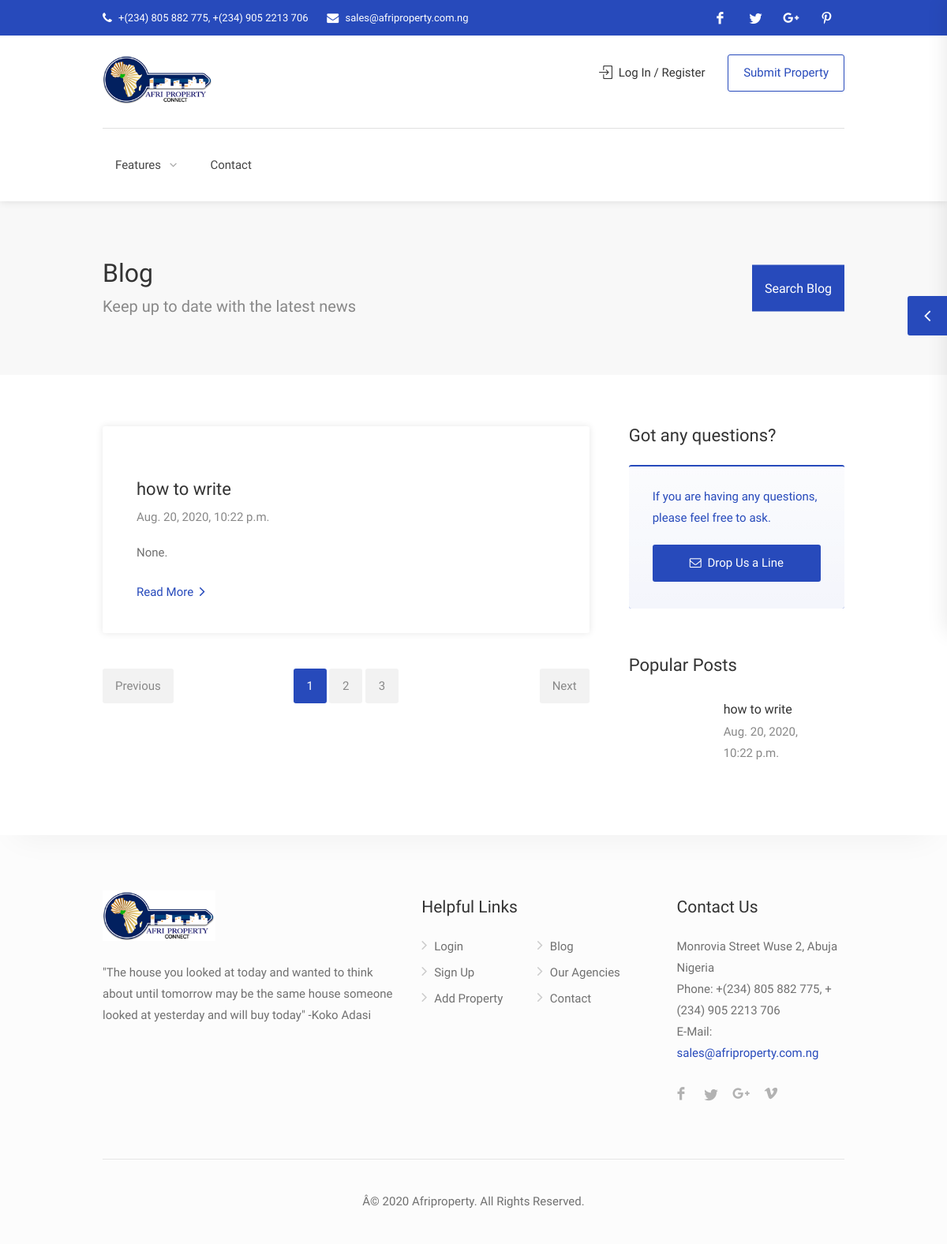
Screenshot of /blog.html with the database file from the repository.
### App/models.py (models this page shows, shortened)
class Article(models.Model):
    title=models.TextField(blank=True, null=True)
    image = models.ImageField(blank=True, null=True)
    date=models.DateTimeField(auto_now_add=True)
    summmary=models.TextField(blank=True, null=True)
    body=models.TextField(blank=True, null=True)
    author=models.TextField(blank=True, null=True)
    email = models.TextField(blank=True, null=True)
    author_description = models.TextField(blank=True, null=True)
    author_image =  models.ImageField(blank=True, null=True)
    slug = models.SlugField()
    paginate_by = 2
    def get_absolute_url(self):
        return reverse("APP:blog", kwargs={
            'slug': self.slug
        })

### App/views.py (the view)
# urls.py: path("blog.html", views.ArticleListView.as_view(), name="blog-list"),
class ArticleListView(ListView):
    model = Article
    template_name = "blog.html"
    def get_context_data(self, **kwargs):
        context = super(ArticleListView, self).get_context_data(**kwargs)
        if self.request.GET.get('comment_check')=="True":
            name=self.request.GET.get("name")
            email=self.request.GET.get("email")
            comment=self.request.GET.get("comment")
            new_comment=Comment.objects.create(name=name,email=email,comment=comment,blog=obj.title)
            new_comment.save()
        check_login=self.request.user
        if self.request.user.is_authenticated:
            context['compare'] = Comparison.objects.filter(creator=self.request.user)
        else:
            pass
        context['blogs'] = Article.objects.all()
        popular=[]
        blog=Article.objects.all()
        check=1
        for i in blog:
            if Comment.objects.filter(blog=i.title):
                if Comment.objects.filter(blog=i.title).count() > check:
                    check=Comment.objects.filter(blog=i.title).count()
                    x = Article.objects.filter(title=i.title)
                    popular.append(x)
        context['popular'] = popular[0]
        if len(popular)>2:
            context['popular_2'] = popular[1]
            context['popular_3'] = popular[2]
        return context

### App/templates/blog.html (shortened to what this page needs)
{% load static %}
<!DOCTYPE html>
<head>
 <link href="{% static 'css/style.css' %}" rel="stylesheet"/>
 <link href="{% static 'css/color.css' %}" rel="stylesheet"/>
</head>
<body>
 <div id="wrapper">
  <div class="compare-slide-menu">
   <div class="csm-trigger">
   </div>
  </div>
  <header id="header-container">
   <div id="top-bar">
    <div class="container">
     <div class="left-side">
      <ul class="top-bar-menu">
       <li>
        <i class="fa fa-phone">
        </i>
        +(234) 805 882 775, +(234) 905 2213 706
       </li>
       <li>
        <i class="fa fa-envelope">
        </i>
        <a href="#">
         sales@afriproperty.com.ng
        </a>
       </li>
      </ul>
     </div>
     <div class="right-side">
      <ul class="social-icons">
       <li>
        <a class="facebook" href="#">
        </a>
       </li>
       <li>
        <a class="twitter" href="#">
        </a>
       </li>
       <li>
        <a class="gplus" href="#">
        </a>
       </li>
       <li>
        <a class="pinterest" href="#">
        </a>
       </li>
      </ul>
     </div>
    </div>
   </div>
   <div id="header">
    <div class="container">
     <div class="left-side">
      <div id="logo">
       <a href="index.html">
        <img alt="" src="{% static 'images/logo.png' %}"/>
       </a>
      </div>
      <nav class="style-1" id="navigation">
       <ul id="responsive">
        <li>
         <a href="#">
          Features
         </a>
        </li>
        <li>
         <a href="contact.html">
          Contact
         </a>
        </li>
       </ul>
      </nav>
      <div class="clearfix">
      </div>
     </div>
     <div class="right-side">
      <div class="header-widget">
        {% if user.is_authenticated %}
        <a class="sign-in" onclick="window.location.href='logout.html'">
         <i class="fa fa-user">
         </i>
         Logout
        </a>
        {% else %}
       <a class="sign-in" href="login-register.html">
        <i class="fa fa-user">
        </i>
        Log In / Register
       </a>
       {% endif %}
       <a class="button border" href="submit-property.html">
        Submit Property
       </a>
      </div>
     </div>
    </div>
   </div>
  </header>
  <div id="titlebar">
   <div class="container">
     <div class="row">
      <div class="col-md-12">
       <h2>
        Blog
       </h2>
       <span>
        Keep up to date with the latest news
       </span>
       <nav id="breadcrumbs">
        <div class="dropdown">
          <button onclick="myFunction()" class="dropbtn">Search Blog</button>
        </div>
       </nav>
      </div>
     </div>
   </div>
  </div>
  <div class="container">
   <div class="blog-page">
    <div class="row">
     <div class="col-md-8">
      {% for item in object_list %}
      <div class="blog-post">
       <a class="post-img" href="{{item.get_absolute_url}}">
       </a>
       <div class="post-content">
        <h3>
         <a href="{{item.get_absolute_url}}">
          {{item.title}}
         </a>
        </h3>
        <ul class="post-meta">
         <li>
          {{item.date}}
         </li>
        </ul>
        <p>
         {{item.summmary}}.
        </p>
        <a class="read-more" href="{{item.get_absolute_url}}">
         Read More
         <i class="fa fa-angle-right">
         </i>
        </a>
       </div>
      </div>
      {% endfor %}
      <div class="pagination-container">
       <nav class="pagination">
        <ul>
         <li>
          <a class="current-page" href="#">
           1
          </a>
         </li>
         <li>
          <a href="#">
           2
          </a>
         </li>
         <li>
          <a href="#">
           3
          </a>
         </li>
        </ul>
       </nav>
       <nav class="pagination-next-prev">
        <ul>
         <li>
          <a class="prev" href="#">
           Previous
          </a>
         </li>
         <li>
          <a class="next" href="#">
           Next
          </a>
         </li>
        </ul>
       </nav>
      </div>
     </div>
     <div class="col-md-4">
      <div class="sidebar right">
       <div class="widget">
        <h3>
         Got any questions?
        </h3>
        <div class="info-box margin-bottom-10">
         <p>
          If you are having any questions, please feel free to ask.
         </p>
         <a class="button fullwidth margin-top-20" href="contact.html">
          <i class="fa fa-envelope-o">
          </i>
          Drop Us a Line
         </a>
        </div>
       </div>
       <div class="widget">
        <h3>
         Popular Posts
        </h3>
        <ul class="widget-tabs">
           {% for item in popular %}
           <li>
          <div class="widget-content">
           <div class="widget-thumb">
           </div>
           <div class="widget-text">
            <h5>
             <a href="{{item.get_absolute_url}}">
              {{item.title}}
             </a>
            </h5>
            <span>
             {{item.date}}
            </span>
           </div>
          </div>
         </li>
         {% endfor %}
        </ul>
       </div>
      </div>
     </div>
    </div>
   </div>
  </div>
  <div class="sticky-footer" id="footer">
   <div class="container">
     <div class="row">
      <div class="col-md-5 col-sm-6">
       <img alt="" class="footer-logo" src="{% static 'images/logo.png' %}"/>
       <br/>
       <br/>
       <p>
        "The house you looked at today and wanted to think about until tomorrow may be the same house someone looked at yesterday and will buy today" -Koko Adasi
       </p>
      </div>
      <div class="col-md-4 col-sm-6">
       <h4>
        Helpful Links
       </h4>
       <ul class="footer-links">
        <li>
         <a href="login-register.html">
          Login
         </a>
        </li>
        <li>
         <a href="login-register.html">
          Sign Up
         </a>
        </li>
        <li>
         <a href="submit-property.html">
          Add Property
         </a>
        </li>
       </ul>
       <ul class="footer-links">
        <li>
         <a href="blog.html">
          Blog
         </a>
        </li>
        <li>
         <a href="agencies-list.html">
          Our Agencies
         </a>
        </li>
        <li>
         <a href="contect.html">
          Contact
         </a>
        </li>
       </ul>
       <div class="clearfix">
       </div>
      </div>
      <div class="col-md-3 col-sm-12">
       <h4>
        Contact Us
       </h4>
       <div class="text-widget">
        <span>
         Monrovia Street Wuse 2, Abuja Nigeria
        </span>
        <br/>
        Phone:
        <span>
         +(234) 805 882 775, +(234) 905 2213 706
        </span>
        <br/>
        E-Mail:
        <span>
         <a href="#">
          sales@afriproperty.com.ng
         </a>
        </span>
        <br/>
       </div>
       <ul class="social-icons margin-top-20">
        <li>
         <a class="facebook" href="#">
         </a>
        </li>
        <li>
         <a class="twitter" href="#">
         </a>
        </li>
        <li>
         <a class="gplus" href="#">
         </a>
        </li>
        <li>
         <a class="vimeo" href="#">
         </a>
        </li>
       </ul>
      </div>
     </div>
    <div class="row">
     <div class="col-md-12">
      <div class="copyrights">
       Â© 2020 Afriproperty. All Rights Reserved.
      </div>
     </div>
    </div>
   </div>
  </div>
 </div>
</body>

### App/static/css/color.css (style rules this page uses)
.csm-trigger, .csm-content h4, #backtotop a, #top-bar { background-color: #274abb }
.user-menu ul li a:hover, .user-menu.active .user-name:after, .user-menu:hover .user-name:after, .user-menu.active .user-name, .user-menu:hover .user-name, table.manage-table td.action a:hover, table.manage-table .title-container .title h4 a:hover, .my-account-nav li a.current, .my-account-nav li a:hover, #footer .social-icons li a:hover i, #navigation.style-1 .current, #posts-nav li a:hover, #top-bar .social-icons li a:hover i, .agent .social-icons li a:hover i, .agent-contact-details li a:hover, .agent-page .agent-name h4, .footer-links li a:hover, .header-style-2 .header-widget li i, .header-widget .sign-in:hover, .home-slider-desc .read-more i, .info-box, .info-box h4, .listing-title h4 a:hover, .map-box h4 a:hover, .plan-price .value, .plan.featured .listing-badges .featured, .post-content a.read-more, .post-content h3 a:hover, .post-meta li a:hover, .property-pricing, .style-2 .trigger a:hover, .style-2 .trigger.active a, .style-2 .ui-accordion .ui-accordion-header-active, .style-2 .ui-accordion .ui-accordion-header-active:hover, .style-2 .ui-accordion .ui-accordion-header:hover, .tabs-nav li a:hover, .tabs-nav li.active a, .testimonial-author h4, .widget-button:hover, .widget-text h5 a:hover, a, a.button.border, a.button.border.white:hover { color: #274abb }
#titlebar.property-titlebar span.property-badge, .back-to-listings:hover, .home-slider-price, .img-box:hover:before, .layout-switcher a.active, .layout-switcher a:hover, .listing-hidden-content, .office-address h3:after, .pagination .current, .pagination ul li a.current-page, .pagination ul li a:hover, .pagination-next-prev ul li a:hover, .property-features.checkboxes li:before { background-color: #274abb }
.post-img:after, .tip { background: #274abb }
.post-img:after { background: linear-gradient(to bottom, transparent 40%, #274abb) }
.comment-by a.reply:hover, .post-img:before { background-color: #274abb }
.chosen-container .chosen-results li.highlighted, .chosen-container-multi .chosen-choices li.search-choice, .select-options li:hover, a.button, a.button.border:hover, button.button, input[type=button], input[type=submit] { background-color: #274abb }
a.button.border { border: 1px solid #274abb }
.info-box { border-top: 2px solid #274abb; background: linear-gradient(to bottom, rgba(255, 255, 255, .98), rgba(255, 255, 255, .95)); background-color: #274abb }

### App/templates/blog.html (style rules this page uses)
.dropbtn { background-color: #274abb; color: white; padding: 16px; font-size: 16px; border: none; cursor: pointer; }
.dropdown { position: relative; display: inline-block; }

### rows the page displays
Article: title "how to write", date "Aug. 20, 2020, 10:22 p.m.", summmary "None"
